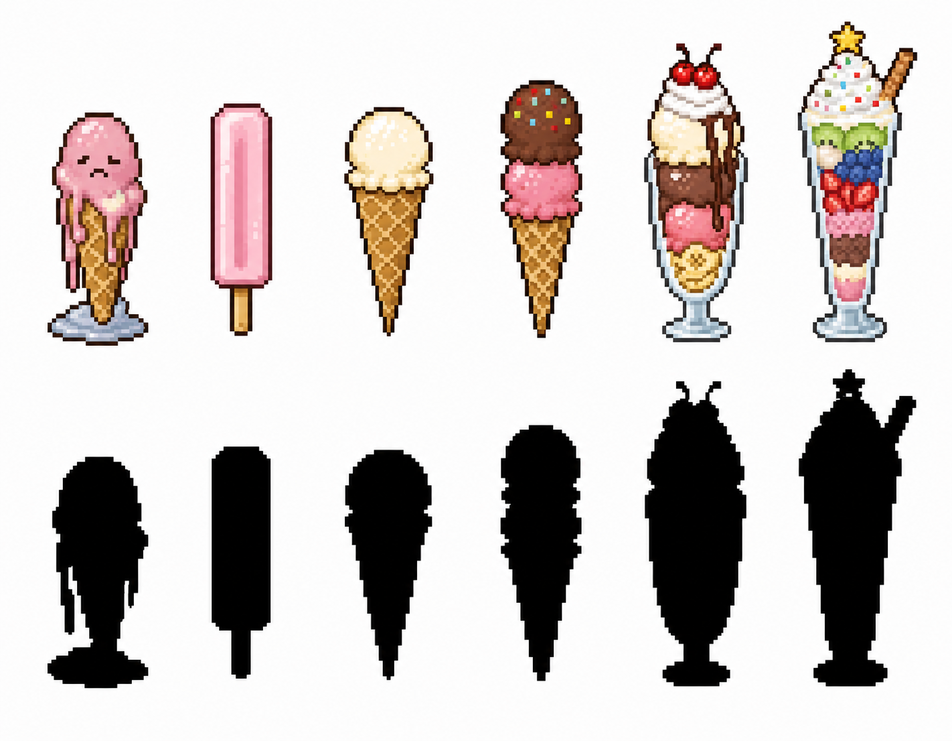
#> input picture reading/images/word levels.png, 952 x 741 px, shrunk from 1422 x 1106 before the run, found by its file name
$ python crop-assets.py
#> lines starting #> are read from the running program, lines starting #| are printed output that depends on the picture
#!/usr/bin/env python3
"""
WordCatch — asset cropper.

Slices the sprite sheets in /reading/images/ into individual PNGs.

Outputs:
  images/levels/level-{i}.png           (i = -1, 1..5)  — colour ice cream
  images/levels/level-{i}-silhouette.png                — black silhouette
  images/animals/{set}/{slug}.png       — 10 per set × 3 sets, colour
  images/animals/{set}/{slug}-silhouette.png            — 10 per set, ??? silhouette
  images/animals/{set}/{slug}.png  (slug = numeric index + name slug,
                                    e.g. "01-mouse.png")
                                    Numbers preserve the weak→strong order
                                    so the encounter system can resolve a
                                    level by index without a separate manifest.

Re-running is safe — files are simply overwritten.
"""

from PIL import Image
from pathlib import Path

ROOT = Path("/Users/moonleon/Documents/Homepage/focus/reading")
SRC  = ROOT / "images"
OUT_LEVELS  = SRC / "levels"
OUT_ANIMALS = SRC / "animals"

# ------------------------------------------------------------------
#  word levels.png  →  12 PNGs
#  Layout: 6 cols × 2 rows. Top row = colour, bottom = silhouette.
#  Top row left→right: melted (-1 / 무시), Lv 1, Lv 2, Lv 3, Lv 4, Lv 5.
# ------------------------------------------------------------------

LEVEL_INDEX = [-1, 1, 2, 3, 4, 5]   # column → level value

def crop_levels():
    src = Image.open(SRC / "word levels.png").convert("RGBA")
    W, H = src.size                  # 1422 × 1106
#> W = 952; H = 741
    cols = 6
    rows = 2
    cw = W // cols                   # 237
#> cw = 158
    rh = H // rows                   # 553
#> rh = 370

    OUT_LEVELS.mkdir(parents=True, exist_ok=True)

    for col, lvl in enumerate(LEVEL_INDEX):
        x0 = col * cw
        x1 = x0 + cw

        # colour (top row)
        top = src.crop((x0, 0, x1, rh))
        top.save(OUT_LEVELS / f"level-{lvl}.png")

        # silhouette (bottom row)
        bot = src.crop((x0, rh, x1, H))
        bot.save(OUT_LEVELS / f"level-{lvl}-silhouette.png")
#> this loop made 6 passes
#> pass 1, in crop_levels, `top = src.crop((x0, 0, x1, rh))`:
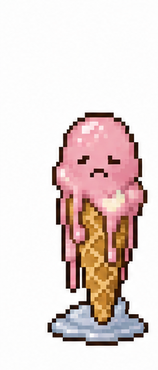
#> top: PIL image 158x370 RGBA; mean R, G, B, A 230.3, 216.2, 213.6, 255
#> pass 1, in crop_levels, `bot = src.crop((x0, rh, x1, H))`:
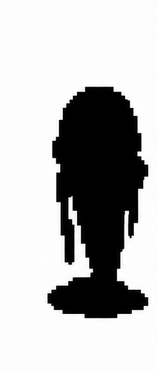
#> bot: PIL image 158x371 RGBA; mean R, G, B, A 184.7, 184.6, 184.5, 255
#> pass 2, in crop_levels, `top = src.crop((x0, 0, x1, rh))`:
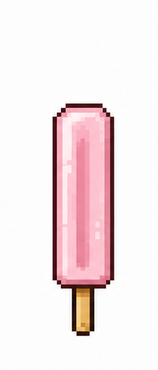
#> top: PIL image 158x370 RGBA; mean R, G, B, A 244.2, 231.3, 232.8, 255
#> pass 2, in crop_levels, `bot = src.crop((x0, rh, x1, H))`:
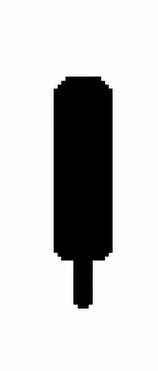
#> bot: PIL image 158x371 RGBA; mean R, G, B, A 203.6, 203.5, 203.5, 255
#> after the loop:
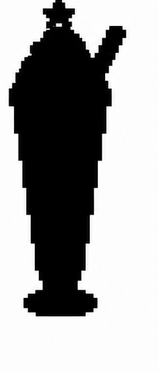
#> bot: PIL image 158x371 RGBA; mean R, G, B, A 160.7, 160.6, 160.6, 255
#> after the loop:
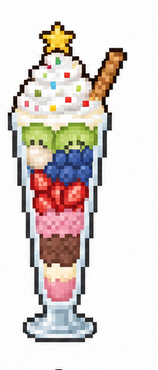
#> top: PIL image 158x370 RGBA; mean R, G, B, A 221.8, 213.6, 209.8, 255

    print(f"  wrote {len(LEVEL_INDEX) * 2} files to {OUT_LEVELS}")


# ------------------------------------------------------------------
#  Animal sheets  →  10 PNGs each (colour) + 10 PNGs each (silhouette)
#  Layout: 5 cols × 2 rows, 1774 × 887 each.
#  Names are in weak→strong order, row-major (top row first).
# ------------------------------------------------------------------

ANIMAL_SETS = {
    "animals": [
        # top row (weakest → )
        "mouse", "squirrel", "rabbit", "fox", "dog",
        # bottom row ( → strongest)
        "wolf", "cheetah", "bear", "tiger", "lion",
    ],
    "nz-animals": [
        "sheep", "piwakawaka", "tui", "pukeko", "kereru",
        "weta", "kea", "kiwi", "tuatara", "takahe",
    ],
    "penguin": [
        "korora", "tawaki", "adelie", "hoiho", "gentoo",
        "king", "emperor", "kekeno", "sea-lion", "elephant-seal",
    ],
}
# Source filename for each set's colour + silhouette pair.
ANIMAL_FILES = {
    "animals":   ("animals.png",     "animals-question.png"),
    "nz-animals":("NZ animals.png",  "NZ animals-question.png"),
    "penguin":   ("penguin.png",     "penguin-question.png"),
}

def crop_animals():
    cols, rows = 5, 2
    for set_name, slugs in ANIMAL_SETS.items():
        colour_fn, silhouette_fn = ANIMAL_FILES[set_name]
        outdir = OUT_ANIMALS / set_name
        outdir.mkdir(parents=True, exist_ok=True)

#> (the run stopped early here; a loop or call above may not have finished)
